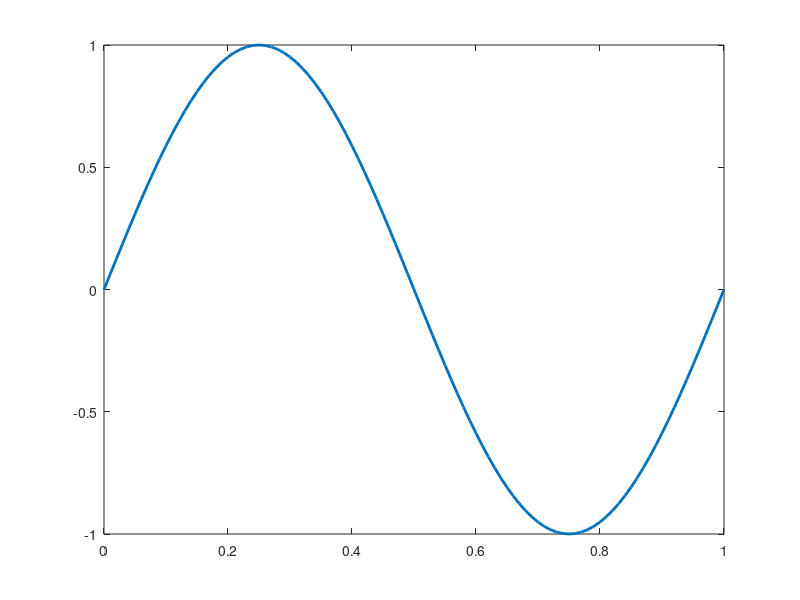

The MATLAB script that drew this image: (Note: this script raises an error after producing the figure.)
%%  Basics
%------------ EXTRAS
%pwd %gives the current working directory
%cd C:\\ %goes to a different working directory
%lookfor inverse %search for a command
%help inv %gives the manual page for a command
%------------
clear %clear the variables in the workspace
clc %clears the command window

A = [1 2 3; 4 5 6; 7 8 9];
B = [2 2 3; 2 3 2; 3 2 2];

A .* B; %multiplies each one
A ./ B; %divides each one
A * B; %normal matrix multiplication



C = transpose(A); %transposed matrix
inverse = inv(A);

%whos %info on the workspace

%% Search for elements
clc
clear

A = [1 2 3; 4 5 6; 7 8 9]; 
A(2,3) %second row, third column
z = A(:,1);
z2 = A(2, :);

%% Search by index
clc
clear
A = randn(3,3)
[i,j] = find(A>0) %gives the rows and column pairs where A>0


%% Logical Arrays
clc
clear
A = randn(3,3)
logicmatrix = (A > 0)

(A(: ,1) > 0)
B = A( (A(: ,1) > 0) ,1) %gets every value of the first column that is >0


%% Concatenate Matrixes
clc
clear
A = rand(2,2)
B = ones(2,1) %makes a 2x1

C = [A B]
D = [A;transpose(B)]

%% Max and min functions
clc
clear
A = rand(3,3)
maxincolumn = max(A)
minincolumn = min(A)

%% Plots
clc
clear
t = 0:0.01:1 ;
t1 = linspace(0, 1, 101); %begin, end, amount of elements
y = sin(2*pi*t);

%plot(t,y) %plot(xaxis,yaxis, 'parameter', valueOfParameter)
plot(t,y,'LineWidth', 2)

%% If, For, etc
clc
clear
for t=1:10
    t = t+t;
end

i = 0
if i==1
    i=2
else
    i=4
end

while i < 10
    i = i+1
end

%% Use of function
clc
clear
SumaMia(2,3)

%% Added test function
clc
clear
2+2;
C = 2+2;



